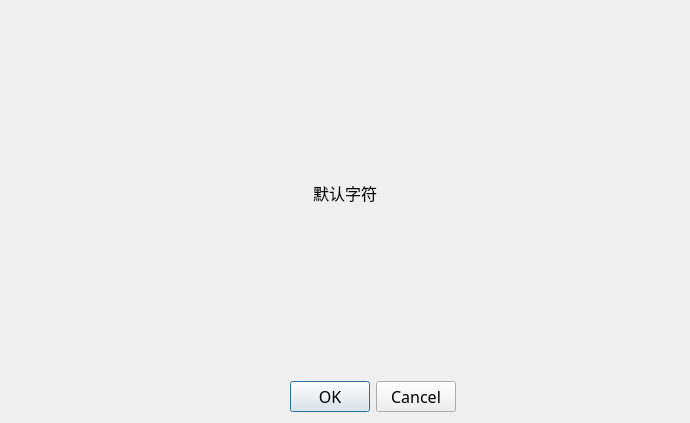
<?xml version="1.0" encoding="UTF-8"?>
<ui version="4.0">
 <class>Dialog</class>
 <widget class="QDialog" name="Dialog">
  <property name="geometry">
   <rect>
    <x>0</x>
    <y>0</y>
    <width>690</width>
    <height>423</height>
   </rect>
  </property>
  <property name="font">
   <font>
    <family>微软雅黑</family>
    <pointsize>12</pointsize>
   </font>
  </property>
  <property name="windowTitle">
   <string>Dialog</string>
  </property>
  <layout class="QGridLayout" name="gridLayout">
   <item row="0" column="0">
    <layout class="QHBoxLayout" name="horizontalLayout">
     <item>
      <spacer name="horizontalSpacer">
       <property name="orientation">
        <enum>Qt::Horizontal</enum>
       </property>
       <property name="sizeHint" stdset="0">
        <size>
         <width>40</width>
         <height>20</height>
        </size>
       </property>
      </spacer>
     </item>
     <item>
      <widget class="QLabel" name="label">
       <property name="text">
        <string>默认字符</string>
       </property>
      </widget>
     </item>
     <item>
      <spacer name="horizontalSpacer_2">
       <property name="orientation">
        <enum>Qt::Horizontal</enum>
       </property>
       <property name="sizeHint" stdset="0">
        <size>
         <width>40</width>
         <height>20</height>
        </size>
       </property>
      </spacer>
     </item>
    </layout>
   </item>
   <item row="1" column="0">
    <layout class="QHBoxLayout" name="horizontalLayout_2">
     <item>
      <spacer name="horizontalSpacer_3">
       <property name="orientation">
        <enum>Qt::Horizontal</enum>
       </property>
       <property name="sizeHint" stdset="0">
        <size>
         <width>40</width>
         <height>20</height>
        </size>
       </property>
      </spacer>
     </item>
     <item>
      <widget class="QDialogButtonBox" name="buttonBox">
       <property name="orientation">
        <enum>Qt::Horizontal</enum>
       </property>
       <property name="standardButtons">
        <set>QDialogButtonBox::Cancel|QDialogButtonBox::Ok</set>
       </property>
      </widget>
     </item>
     <item>
      <spacer name="horizontalSpacer_4">
       <property name="orientation">
        <enum>Qt::Horizontal</enum>
       </property>
       <property name="sizeHint" stdset="0">
        <size>
         <width>40</width>
         <height>20</height>
        </size>
       </property>
      </spacer>
     </item>
    </layout>
   </item>
  </layout>
 </widget>
 <resources/>
 <connections>
  <connection>
   <sender>buttonBox</sender>
   <signal>accepted()</signal>
   <receiver>Dialog</receiver>
   <slot>accept()</slot>
   <hints>
    <hint type="sourcelabel">
     <x>248</x>
     <y>254</y>
    </hint>
    <hint type="destinationlabel">
     <x>157</x>
     <y>274</y>
    </hint>
   </hints>
  </connection>
  <connection>
   <sender>buttonBox</sender>
   <signal>rejected()</signal>
   <receiver>Dialog</receiver>
   <slot>reject()</slot>
   <hints>
    <hint type="sourcelabel">
     <x>316</x>
     <y>260</y>
    </hint>
    <hint type="destinationlabel">
     <x>286</x>
     <y>274</y>
    </hint>
   </hints>
  </connection>
 </connections>
</ui>
